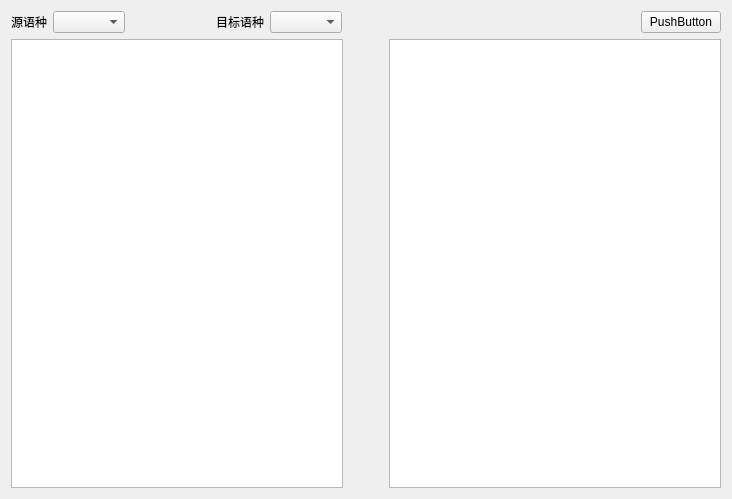
<?xml version="1.0" encoding="UTF-8"?>
<ui version="4.0">
 <class>Form</class>
 <widget class="QWidget" name="Form">
  <property name="geometry">
   <rect>
    <x>0</x>
    <y>0</y>
    <width>732</width>
    <height>499</height>
   </rect>
  </property>
  <property name="windowTitle">
   <string>Form</string>
  </property>
  <layout class="QVBoxLayout" name="verticalLayout">
   <item>
    <layout class="QHBoxLayout" name="horizontalLayout">
     <item>
      <widget class="QLabel" name="label">
       <property name="text">
        <string>源语种</string>
       </property>
      </widget>
     </item>
     <item>
      <widget class="QComboBox" name="comboBox_src"/>
     </item>
     <item>
      <spacer name="horizontalSpacer">
       <property name="orientation">
        <enum>Qt::Horizontal</enum>
       </property>
       <property name="sizeType">
        <enum>QSizePolicy::Fixed</enum>
       </property>
       <property name="sizeHint" stdset="0">
        <size>
         <width>85</width>
         <height>20</height>
        </size>
       </property>
      </spacer>
     </item>
     <item>
      <widget class="QLabel" name="label_2">
       <property name="text">
        <string>目标语种</string>
       </property>
      </widget>
     </item>
     <item>
      <widget class="QComboBox" name="comboBox_target"/>
     </item>
     <item>
      <spacer name="horizontalSpacer_2">
       <property name="orientation">
        <enum>Qt::Horizontal</enum>
       </property>
       <property name="sizeHint" stdset="0">
        <size>
         <width>40</width>
         <height>20</height>
        </size>
       </property>
      </spacer>
     </item>
     <item>
      <widget class="QPushButton" name="btnStartTrans">
       <property name="text">
        <string>PushButton</string>
       </property>
      </widget>
     </item>
    </layout>
   </item>
   <item>
    <layout class="QHBoxLayout" name="horizontalLayout_2">
     <item>
      <widget class="QTextEdit" name="textEdit_src"/>
     </item>
     <item>
      <spacer name="horizontalSpacer_3">
       <property name="orientation">
        <enum>Qt::Horizontal</enum>
       </property>
       <property name="sizeType">
        <enum>QSizePolicy::Fixed</enum>
       </property>
       <property name="sizeHint" stdset="0">
        <size>
         <width>40</width>
         <height>20</height>
        </size>
       </property>
      </spacer>
     </item>
     <item>
      <widget class="QTextEdit" name="textEdit_target"/>
     </item>
    </layout>
   </item>
  </layout>
 </widget>
 <resources/>
 <connections/>
</ui>
